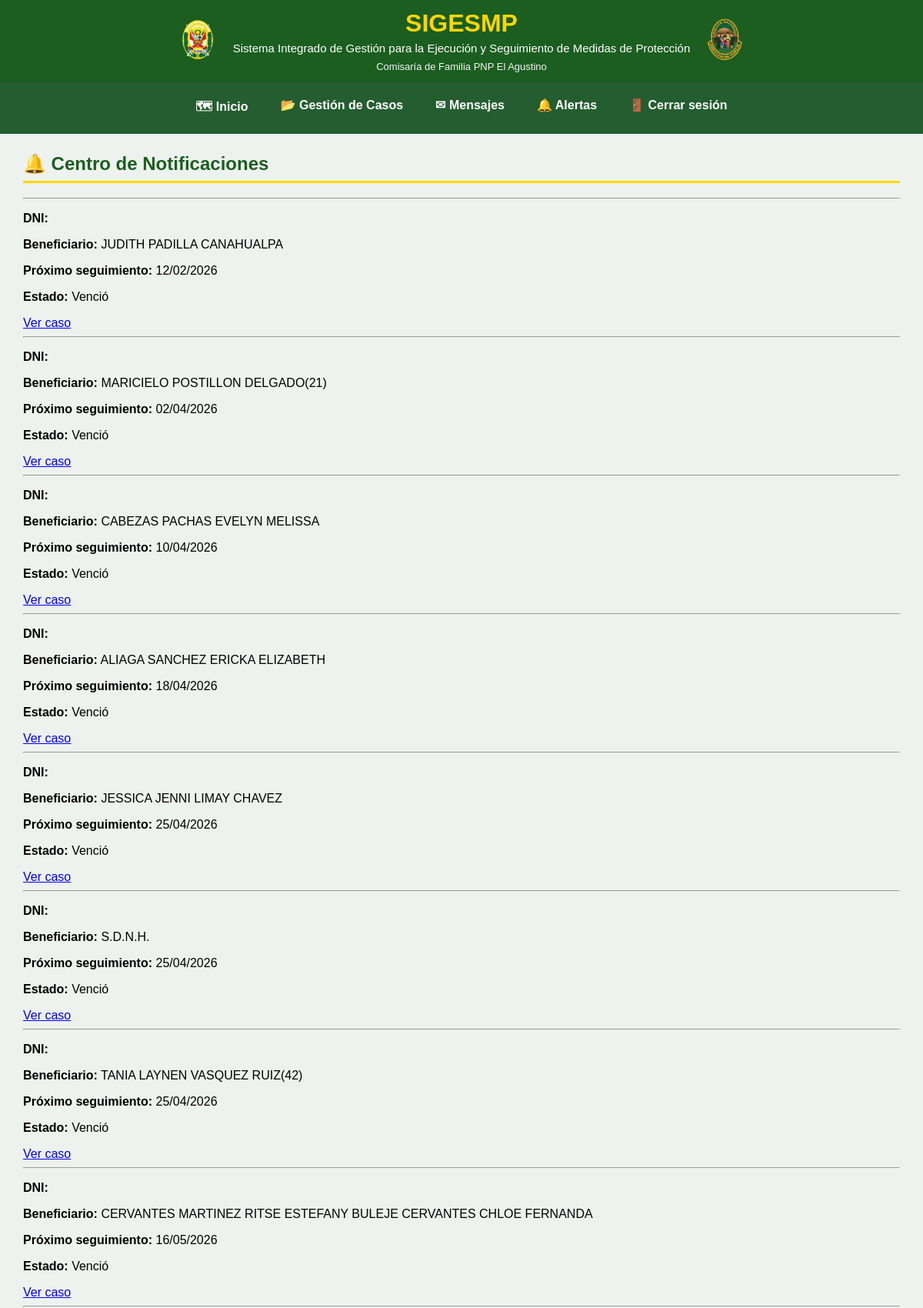
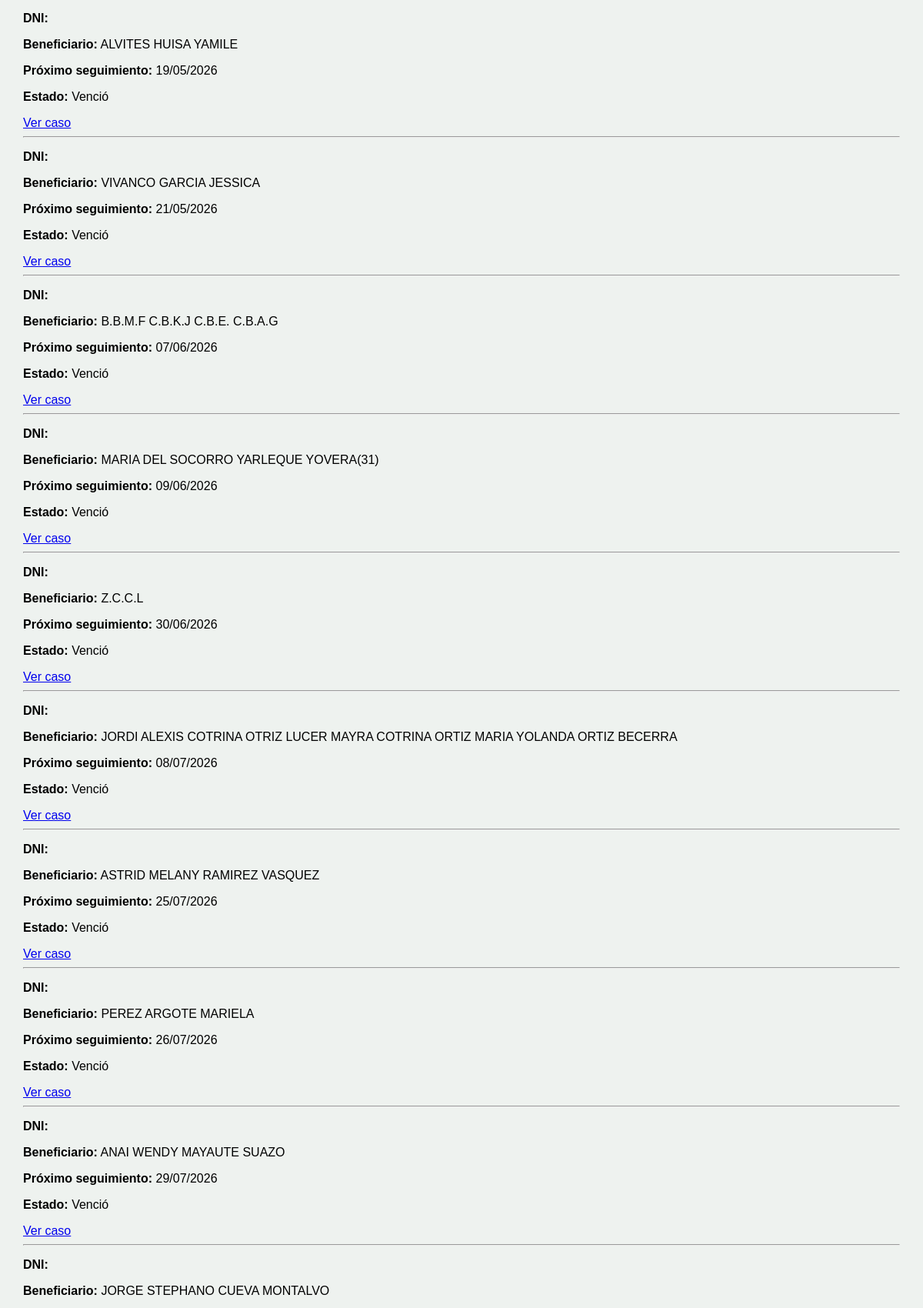
Page /notificaciones/ (signed in, upper part) on the committed database (2 pictures, top to bottom).
### mapa/models.py (models this page shows, shortened)
class Caso(models.Model):
    RIESGOS = [
        ("LEVE", "Leve"),
        ("MODERADO", "Moderado"),
        ("SEVERO", "Severo"),
        ("SEVERO EXTREMO", "Severo extremo"),
        ("NO DETERMINADO", "No determinado"),
    ]
    NOTIFICACION = [
        ("PENDIENTE", "Pendiente"),
        ("NOTIFICADO", "Notificado"),
    ]
    TIPO_VIOLENCIA = [
        ("FISICA", "Física"),
        ("PSICOLOGICA", "Psicológica"),
        ("SEXUAL", "Sexual"),
        ("ECONOMICA", "Económica o Patrimonial"),
    ]
    ESTADO_UBICACION_AGRESOR = [
        ("UBICADO", "Ubicado"),
        ("NO UBICADO", "No ubicado"),
    ]
    beneficiario = models.CharField(max_length=200, blank=True)
    dni_beneficiario = models.CharField(
        max_length=8,
        blank=True
    )
    domicilio = models.CharField(max_length=300, blank=True)
    nivel_riesgo = models.CharField(
        max_length=30,
        choices=RIESGOS,
        blank=True
    )
    region_denuncia = models.ForeignKey(
        Region,
        on_delete=models.PROTECT,
        related_name="casos_denuncia_region",
        null=True,
        blank=True,
    )
    provincia_denuncia = models.ForeignKey(
        Provincia,
        on_delete=models.PROTECT,
        related_name="casos_denuncia_provincia",
        null=True,
        blank=True,
    )
    distrito_denuncia = models.ForeignKey(
        Distrito,
        on_delete=models.PROTECT,
        related_name="casos_denuncia_distrito",
        null=True,
        blank=True,
    )
    region_medida = models.ForeignKey(
        Region,
        on_delete=models.PROTECT,
        related_name="casos_medida_region",
        null=True,
        blank=True,
    )
    provincia_medida = models.ForeignKey(
        Provincia,
        on_delete=models.PROTECT,
        related_name="casos_medida_provincia",
        null=True,
        blank=True,
    )
    distrito_medida = models.ForeignKey(
        Distrito,
        on_delete=models.PROTECT,
        related_name="casos_medida_distrito",
        null=True,
        blank=True,
)
    comisaria_denuncia = models.CharField(
        max_length=150,
        verbose_name="Comisaría donde se interpuso la denuncia"
    )
    comisaria_medida = models.CharField(
        max_length=150,
        verbose_name="Comisaría de Familia responsable"
    )
    efectivo = models.CharField(max_length=100, blank=True)
    responsable = models.ForeignKey(
    User,
    null=True,
    blank=True,
    on_delete=models.SET_NULL,
    related_name="casos_asignados"
    )
    folder = models.CharField(max_length=100, blank=True)
    expediente = models.CharField(max_length=100, blank=True)
    agresor = models.CharField(
        max_length=200,
        blank=True
    )
    dni_agresor = models.CharField(
        max_length=8,
        blank=True
    )
    telefono_agresor = models.CharField(
        "Teléfono del agresor",
        max_length=50,
        blank=True
    )
    direccion_agresor = models.CharField(
        "Dirección del agresor",
        max_length=300,
        blank=True
    )
    agresor_registro = models.ForeignKey(
    "Agresor",
    on_delete=models.SET_NULL,
    null=True,
    blank=True,
    related_name="casos"
)
    estado_ubicacion_agresor = models.CharField(
        "Estado de ubicación del agresor",
        max_length=15,
        choices=ESTADO_UBICACION_AGRESOR,
        default="NO UBICADO"
    )
    latitud_agresor = models.FloatField(
        null=True,
        blank=True
    )
    longitud_agresor = models.FloatField(
        null=True,
        blank=True
    )
    telefono = models.CharField(
        "Teléfono de la beneficiaria",
        max_length=50,
        blank=True
    )
    fecha_denuncia = models.DateField(
        "Fecha de la denuncia",
        null=True,
        blank=True
    )
    violencia_fisica = models.BooleanField(
        "Violencia física",
        default=False
    )
    violencia_psicologica = models.BooleanField(
        "Violencia psicológica",
        default=False
    )
    violencia_sexual = models.BooleanField(
        "Violencia sexual",
        default=False
    )
    violencia_economica = models.BooleanField(
        "Violencia económica o patrimonial",
        default=False
    )
    fecha_registro = models.DateField(
        null=True,
        blank=True
    )
    ultima_visita = models.DateField(
        null=True,
        blank=True
    )
    fecha_limite = models.DateField(
        "Próximo seguimiento",
        null=True,
        blank=True
)
    notificacion_beneficiario = models.CharField(
        max_length=15,
        choices=NOTIFICACION,
        default="PENDIENTE"
    )
    fecha_notificacion_beneficiario = models.DateField(
        null=True,
        blank=True
    )
    motivo_notificacion_beneficiario_pendiente = models.TextField(
        "Motivo de notificación pendiente de la persona beneficiaria",
        blank=True
    )
    notificacion_agresor = models.CharField(
        max_length=15,
        choices=NOTIFICACION,
        default="PENDIENTE"
    )
    fecha_notificacion_agresor = models.DateField(
        null=True,
        blank=True
    )
    motivo_notificacion_agresor_pendiente = models.TextField(
        "Motivo de notificación pendiente de la persona agresora",
        blank=True
    )
    estado = models.CharField(
        max_length=15,
        default="ACTIVO"
    )
    fecha_eliminacion = models.DateTimeField(
        null=True,
        blank=True
    )
    eliminado_por = models.ForeignKey(
        User,
        null=True,
        blank=True,
        on_delete=models.SET_NULL,
        related_name="casos_eliminados"
    )
    latitud = models.FloatField(
        null=True,
        blank=True
    )
    longitud = models.FloatField(
        null=True,
        blank=True
    )
    edicion_autorizada = models.BooleanField(
        default=False
    )
    class Meta:
        permissions = [
            ("modificar_directo", "Puede modificar casos directamente"),
            ("aprobar_modificacion", "Puede aprobar modificaciones"),
            ("archivar_directo", "Puede archivar casos directamente"),
            ("aprobar_archivado", "Puede aprobar archivados"),
            ("eliminar_directo", "Puede eliminar casos directamente"),
            ("aprobar_eliminacion", "Puede aprobar eliminaciones"),
            ("administrar_usuarios", "Puede administrar usuarios"),
        ]

### mapa/views.py (the view, shortened to what this page needs)
@login_required
def notificaciones(request):
    hoy = timezone.now().date()
    limite = hoy + timedelta(days=3)
    if (
        request.user.is_superuser
        or request.user.groups.filter(
            name__in=["Administrador", "Jefe_MP"]
        ).exists()
    ):
        notificaciones = Caso.objects.filter(
            estado="ACTIVO",
            fecha_limite__isnull=False,
            fecha_limite__lte=limite
        ).filter(
            Q(fecha_registro__year__gte=2026) |
            Q(ultima_visita__year__gte=2026)
        ).order_by("fecha_limite")
    return render(
        request,
        "mapa/notificaciones.html",
        {
            "notificaciones": notificaciones,
            "hoy": hoy,
        }
    )

### mapa/templates/mapa/notificaciones.html (shortened to what this page needs)
{% extends "mapa/base.html" %}
{% load static %}
{% block content %}
<h2>🔔 Centro de Notificaciones</h2>
<hr>
{% if notificaciones %}
    {% for caso in notificaciones %}
        <div class="notificacion">
            <p>
                <strong>DNI:</strong>
            </p>
            <p>
                <strong>Beneficiario:</strong>
                {{ caso.beneficiario }}
            </p>
            <p>
                <strong>Próximo seguimiento:</strong>
                {{ caso.fecha_limite|date:"d/m/Y" }}
            </p>
            <p>
                <strong>Estado:</strong>
                {% if caso.fecha_limite < hoy %}
                    Venció
                {% elif caso.fecha_limite == hoy %}
                    Vence hoy
                {% else %}
                    Próximo a vencer
                {% endif %}
            </p>
            <a href="{% url 'editar_caso' caso.id %}">
                Ver caso
            </a>
        </div>
        <hr>
    {% endfor %}
{% else %}
    <p>No existen casos próximos a vencer.</p>
{% endif %}
{% endblock %}

### mapa/static/mapa/style.css (style rules this page uses)
body { margin:0; background:#eef2ef; font-family:Arial, Helvetica, sans-serif; }
h2 { color:#1B5E20; margin-top:0; border-bottom:3px solid #FFD700; padding-bottom:8px; }

### rows in the picture
Caso: beneficiario "JUDITH PADILLA CANAHUALPA", fecha_limite "12/02/2026", shows "Venció"
Caso: beneficiario "MARICIELO POSTILLON DELGADO(21)", fecha_limite "02/04/2026", shows "Venció"
Caso: beneficiario "CABEZAS PACHAS EVELYN MELISSA", fecha_limite "10/04/2026", shows "Venció"
Caso: beneficiario "ALIAGA SANCHEZ ERICKA ELIZABETH", fecha_limite "18/04/2026", shows "Venció"
Caso: beneficiario "JESSICA JENNI LIMAY CHAVEZ", fecha_limite "25/04/2026", shows "Venció"
Caso: beneficiario "S.D.N.H.", fecha_limite "25/04/2026", shows "Venció"
Caso: beneficiario "TANIA LAYNEN VASQUEZ RUIZ(42)", fecha_limite "25/04/2026", shows "Venció"
Caso: beneficiario "CERVANTES MARTINEZ RITSE ESTEFANY BULEJE CERVANTES CHLOE FERNANDA", fecha_limite "16/05/2026", shows "Venció"
Caso: beneficiario "ALVITES HUISA YAMILE", fecha_limite "19/05/2026", shows "Venció"
Caso: beneficiario "VIVANCO GARCIA JESSICA", fecha_limite "21/05/2026", shows "Venció"
Caso: beneficiario "B.B.M.F C.B.K.J C.B.E. C.B.A.G", fecha_limite "07/06/2026", shows "Venció"
Caso: beneficiario "MARIA DEL SOCORRO YARLEQUE YOVERA(31)", fecha_limite "09/06/2026", shows "Venció"
Caso: beneficiario "Z.C.C.L", fecha_limite "30/06/2026", shows "Venció"
Caso: beneficiario "JORDI ALEXIS COTRINA OTRIZ LUCER MAYRA COTRINA ORTIZ MARIA YOLANDA ORTIZ BECERRA", fecha_limite "08/07/2026", shows "Venció"
Caso: beneficiario "ASTRID MELANY RAMIREZ VASQUEZ", fecha_limite "25/07/2026", shows "Venció"
Caso: beneficiario "PEREZ ARGOTE MARIELA", fecha_limite "26/07/2026", shows "Venció"
Caso: beneficiario "ANAI WENDY MAYAUTE SUAZO", fecha_limite "29/07/2026", shows "Venció"
Caso: beneficiario "JORGE STEPHANO CUEVA MONTALVO"
